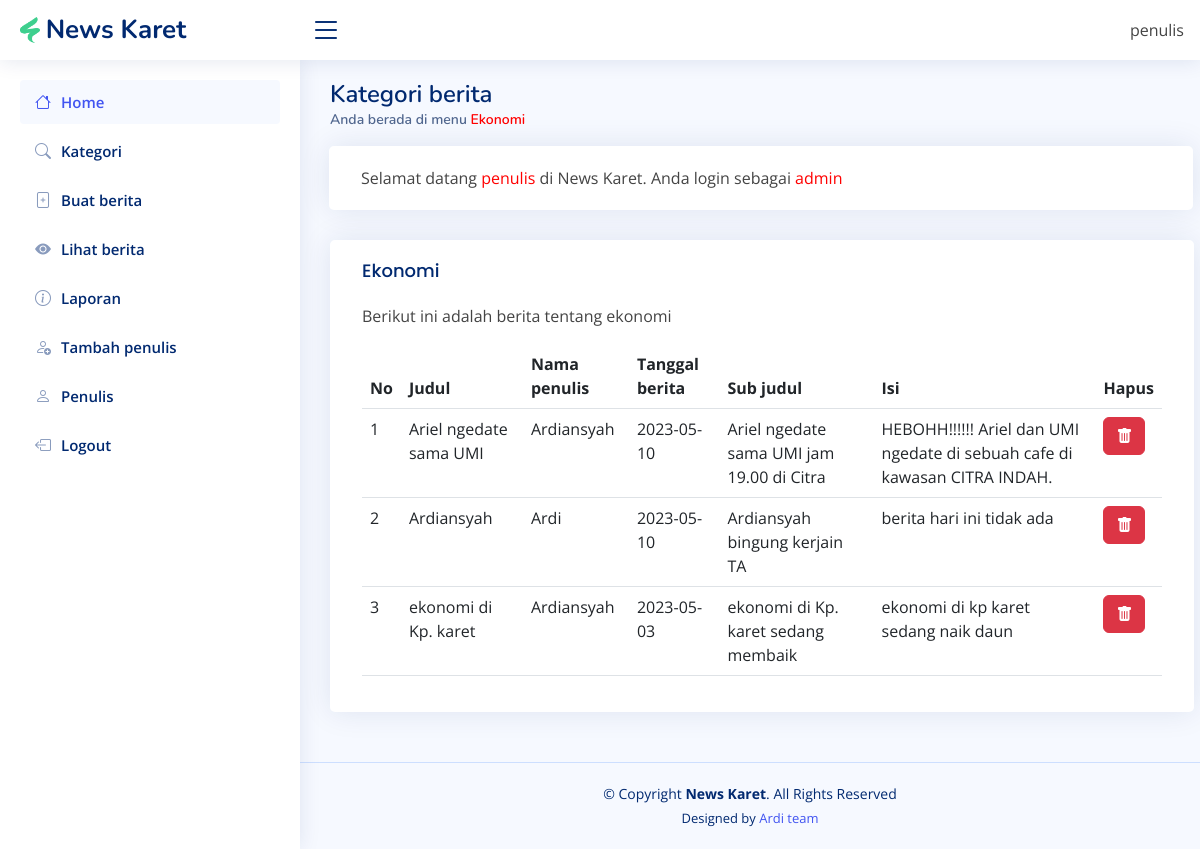
/kategori/ekonomi.php (signed in), run on the app's committed database.
### tables this page shows
CREATE TABLE `ekonomi` (
  `id` int(11) NOT NULL,
  `judul` varchar(100) NOT NULL,
  `nama_penulis` varchar(35) NOT NULL,
  `tgl_berita` date NOT NULL,
  `sub_judul` varchar(300) NOT NULL,
  `isi_berita` text NOT NULL,
  `gambar` varchar(255) NOT NULL
);

### kategori/ekonomi.php (the view, shortened to what this page needs)
<?php
include '../config/koneksi.php';
?>
<!DOCTYPE html>
<html lang="en">
  <head>
    <link
      href="../assets/vendor/bootstrap/css/bootstrap.min.css"
      rel="stylesheet"
    />
    <link
      href="../assets/vendor/bootstrap-icons/bootstrap-icons.css"
      rel="stylesheet"
    />
    <link
      href="../assets/vendor/boxicons/css/boxicons.min.css"
      rel="stylesheet"
    />
    <link href="../assets/vendor/quill/quill.snow.css" rel="stylesheet" />
    <link href="../assets/vendor/quill/quill.bubble.css" rel="stylesheet" />
    <link href="../assets/vendor/remixicon/remixicon.css" rel="stylesheet" />
    <link
      href="../assets/vendor/simple-datatables/style.css"
      rel="stylesheet"
    />
    <link href="../assets/css/style.css" rel="stylesheet" />
  </head>
  <body>
    <header id="header" class="header fixed-top d-flex align-items-center">
      <div class="d-flex align-items-center justify-content-between">
        <a href="" class="logo d-flex align-items-center">
          <img src="../assets/img/2.png" alt="" />
          <span class="d-none d-lg-block">News Karet</span>
        </a>
        <i class="bi bi-list toggle-sidebar-btn"></i>
      </div>
      <nav class="header-nav ms-auto">
        <ul class="d-flex align-items-center">
          <li class="nav-item pe-3">
            <span class="d-none d-md-block ps-2">
              <?= $_SESSION['username'] ?>
            </span>
          </li>
        </ul>
      </nav>
    </header>
    <aside id="sidebar" class="sidebar">
      <ul class="sidebar-nav" id="sidebar-nav">
        <li class="nav-item">
          <a
            class="nav-link"
            href="http://<?= $_SERVER['SERVER_NAME'] ?>/news-karet/admin/"
          >
            <i class="bi bi-house"></i>
            <span>Home</span>
          </a>
        </li>
        <li class="nav-item">
          <a
            class="nav-link collapsed"
            href="http://<?= $_SERVER['SERVER_NAME'] ?>/news-karet/admin/kategori.php"
          >
            <i class="bi bi-search"></i>
            <span>Kategori</span>
          </a>
        </li>
        <li class="nav-item">
          <a
            class="nav-link collapsed"
            href="http://<?= $_SERVER['SERVER_NAME'] ?>/news-karet/admin/buat-berita.php"
          >
            <i class="bi bi-file-plus"></i>
            <span>Buat berita</span>
          </a>
        </li>
        <li class="nav-item">
          <a
            class="nav-link collapsed"
            href="http://<?= $_SERVER['SERVER_NAME'] ?>/news-karet/admin/lihat-berita.php"
          >
            <i class="bi bi-eye-fill"></i>
            <span>Lihat berita</span>
          </a>
        </li>
        <li class="nav-item">
          <a
            class="nav-link collapsed"
            href="http://<?= $_SERVER['SERVER_NAME'] ?>/news-karet/admin/laporan.php"
          >
            <i class="bi bi-info-circle"></i>
            <span>Laporan</span>
          </a>
        </li>
        <li class="nav-item">
          <a
            class="nav-link collapsed"
            href="http://<?= $_SERVER['SERVER_NAME'] ?>/news-karet/admin/tambah-penulis.php"
          >
            <i class="bi bi-person-add"></i>
            <span>Tambah penulis</span>
          </a>
        </li>
        <li class="nav-item">
          <a
            class="nav-link collapsed"
            href="http://<?= $_SERVER['SERVER_NAME'] ?>/news-karet/admin/penulis.php"
          >
            <i class="bi bi-person"></i>
            <span>Penulis</span>
          </a>
        </li>
        <li class="nav-item">
          <a
            class="nav-link collapsed"
            href="http://<?= $_SERVER['SERVER_NAME'] ?>/news-karet/logout/"
          >
            <i class="bi bi-box-arrow-left"></i>
            <span>Logout</span>
          </a>
        </li>
      </ul>
    </aside>
    <main id="main" class="main">
      <div class="pagetitle">
        <h1>Kategori berita</h1>
        <nav>
          <ol class="breadcrumb">
            <li class="breadcrumb-item active">
              Anda berada di menu <span style="color: red">Ekonomi</span>
            </li>
          </ol>
        </nav>
      </div>
      <section class="section dashboard">
        <div class="row">
          <div class="col-lg-12">
            <div class="row">
              <div class="card" style="margin-left: 11px;">
                <div class="card-body" style="padding-top: 20px;">
                  Selamat datang <span style="color: red;"><?= $_SESSION['username'] ?></span> di News Karet. Anda login sebagai <span style="color: red;"><?= $_SESSION['level'] ?></span>
                </div>
              </div>
              <div class="card" style="margin-left: 12px;">
                <div class="card-body">
                  <h5 class="card-title">Ekonomi</h5>
                  <p>Berikut ini adalah berita tentang ekonomi</p>
                  <table class="table datatable">
                    <thead>
                      <tr>
                        <th scope="col">No</th>
                        <th scope="col">Judul</th>
                        <th scope="col">Nama penulis</th>
                        <th scope="col">Tanggal berita</th>
                        <th scope="col">Sub judul</th>
                        <th scope="col">Isi</th>
                        <th scope="col">Hapus</th>
                      </tr>
                    </thead>
                    <tbody>
                      <?php
                      $no = 1;
                      $tampil = mysqli_query($con, "SELECT * FROM `ekonomi` order by id desc");
                      while ($d = mysqli_fetch_object($tampil)){
                      ?>
                      <tr>
                        <td><?= $no++ ?></td>
                        <td><?= $d->judul?></td>
                        <td><?= $d->nama_penulis?></td>
                        <td><?= $d->tgl_berita?></td>
                        <td><?= $d->sub_judul?></td>
                        <td><?= $d->isi_berita?></td>
                        <td>
                          <form action="" method="post"><input type="hidden" name="id" value="<?= $d->id ?>"><button name="hapus" class="btn btn-danger" data-bs-toggle="tooltip" title="Hapus"><i class="bi bi-trash-fill"></i></button></form>
                        </td>
                      </tr>
                      <?php
                      }
                      ?>
                    </tbody>
                  </table>
                </div>
                </div>
            </div>
          </div>
        </div>
      </section>
    </main>
    <footer id="footer" class="footer">
      <div class="copyright">
        &copy; Copyright <strong><span>News Karet</span></strong
        >. All Rights Reserved
      </div>
      <div class="credits">
        Designed by
        <a href="https://github.com/ardiansyah835" target="_blank">Ardi team</a>
      </div>
    </footer>
  </body>
</html>

### assets/css/style.css (style rules this page uses)
:root { scroll-behavior: smooth; }
body { font-family: "Open Sans", sans-serif; background: #f6f9ff; color: #444444; }
a { color: #4154f1; text-decoration: none; }
h1, h2, h3, h4, h5, h6 { font-family: "Nunito", sans-serif; }
#main { margin-top: 60px; padding: 20px 30px; transition: all 0.3s; }
.pagetitle { margin-bottom: 10px; }
.pagetitle h1 { font-size: 24px; margin-bottom: 0; font-weight: 600; color: #012970; }
.card { margin-bottom: 30px; border: none; border-radius: 5px; box-shadow: 0px 0 30px rgba(1, 41, 112, 0.1); }
.card-title { padding: 20px 0 15px 0; font-size: 18px; font-weight: 500; color: #012970; font-family: "Poppins", sans-serif; }
.card-body { padding: 0 20px 20px 20px; }
.breadcrumb { font-size: 14px; font-family: "Nunito", sans-serif; color: #899bbd; font-weight: 600; }
.breadcrumb .breadcrumb-item::before { color: #899bbd; }
.breadcrumb .active { color: #51678f; font-weight: 600; }
.logo { line-height: 1; }
@media (min-width: 1200px) { .logo { width: 280px; } }
.logo img { max-height: 26px; margin-right: 6px; }
.logo span { font-size: 26px; font-weight: 700; color: #012970; font-family: "Nunito", sans-serif; }
.header { transition: all 0.5s; z-index: 997; height: 60px; box-shadow: 0px 2px 20px rgba(1, 41, 112, 0.1); background-color: #fff; padding-left: 20px; }
.header .toggle-sidebar-btn { font-size: 32px; padding-left: 10px; cursor: pointer; color: #012970; }
.header-nav ul { list-style: none; }
.header-nav>ul { margin: 0; padding: 0; }
.sidebar { position: fixed; top: 60px; left: 0; bottom: 0; width: 300px; z-index: 996; transition: all 0.3s; padding: 20px; overflow-y: auto; scrollbar-width: thin; scrollbar-color: #aab7cf transparent; box-shadow: 0px 0px 20px rgba(1, 41, 112, 0.1); background-color: #fff; }
@media (min-width: 1200px) { #main, #footer { margin-left: 300px; } }
.sidebar-nav { padding: 0; margin: 0; list-style: none; }
.sidebar-nav li { padding: 0; margin: 0; list-style: none; }
.sidebar-nav .nav-item { margin-bottom: 5px; }
.sidebar-nav .nav-link { display: flex; align-items: center; font-size: 15px; font-weight: 600; color: #4154f1; transition: 0.3; background: #f6f9ff; padding: 10px 15px; border-radius: 4px; }
.sidebar-nav .nav-link i { font-size: 16px; margin-right: 10px; color: #4154f1; }
.sidebar-nav .nav-link.collapsed { color: #012970; background: #fff; }
.sidebar-nav .nav-link.collapsed i { color: #899bbd; }
.footer { padding: 20px 0; font-size: 14px; transition: all 0.3s; border-top: 1px solid #cddfff; }
.footer .copyright { text-align: center; color: #012970; }
.footer .credits { padding-top: 5px; text-align: center; font-size: 13px; color: #012970; }

### data on the page
ekonomi: judul "Ariel ngedate sama UMI", nama_penulis "Ardiansyah", tgl_berita "2023-05-10", sub_judul "Ariel ngedate sama UMI jam 19.00 di Citra", isi_berita "HEBOHH!!!!!! Ariel dan UMI ngedate di sebuah cafe di kawasan CITRA INDAH."
ekonomi: judul "Ardiansyah", nama_penulis "Ardi", tgl_berita "2023-05-10", sub_judul "Ardiansyah bingung kerjain TA", isi_berita "berita hari ini tidak ada"
ekonomi: judul "ekonomi di Kp. karet", nama_penulis "Ardiansyah", tgl_berita "2023-05-03", sub_judul "ekonomi di Kp. karet sedang membaik", isi_berita "ekonomi di kp karet sedang naik daun"

### other printed values
$_SESSION['username'] "penulis"
$_SESSION['level'] "admin"
